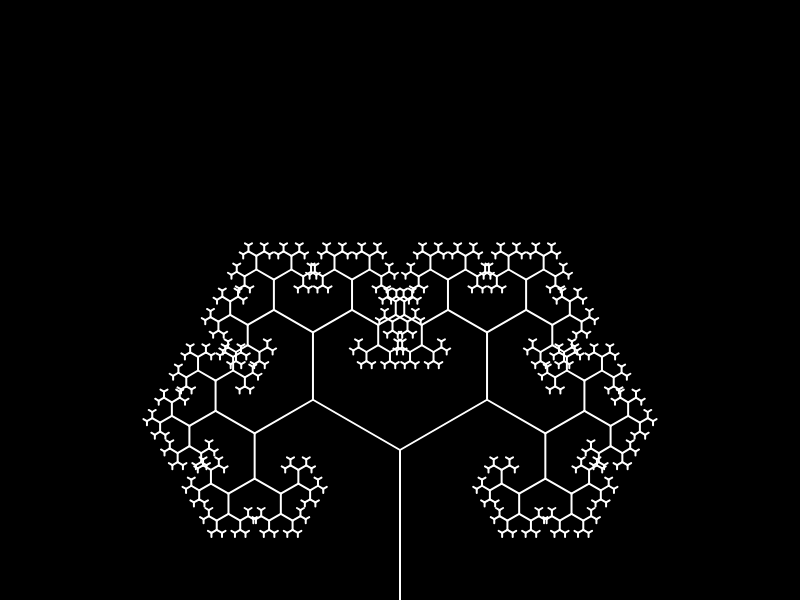
Frame 1 (no input)
Frame 60 (no input): identical to frame 1, image omitted
Frame 120 (the mouse pressed at the canvas centre since frame 60): identical to frame 1, image omitted

The p5.js sketch that drew this single still picture (run headless with seeded random() and noise() and a simulated clock; from frame 60 on, the mouse is pressed at the canvas centre):

// p5.js sketch
// ── sketch.js
var angle;
var slider;

function setup() {
  createCanvas(800, 600);
  slider = createSlider(0, 180, 60, 1);
  angleMode(DEGREES);
}

function draw() {
  angle = slider.value();
  background(0);
  translate(width / 2, height);
  tree(150,8);
}

function tree(size, n) {
  strokeWeight(2);
  stroke(255);
  line(0, 0, 0, -size);
  
  push();
  translate(0, -size);
  rotate(angle);
  if (n >= 0) {
    tree(size * 0.67, n - 1)
  }
  pop();

  push();
  translate(0, -size)
  rotate(-angle); 
  if (n >= 0) {
    tree(size * 0.67, n - 1)
  }
  pop();
}
